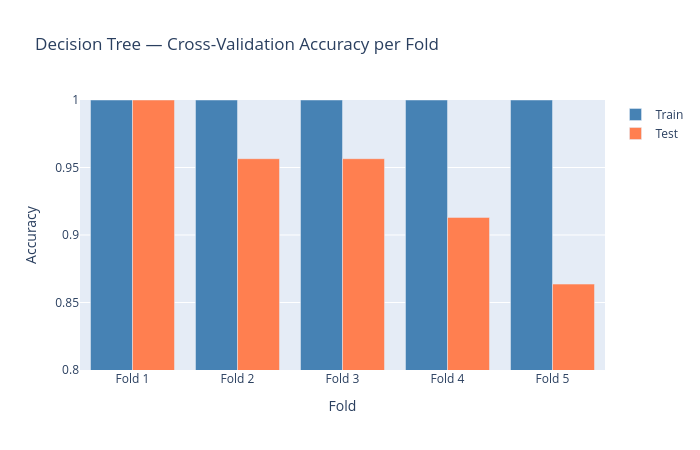
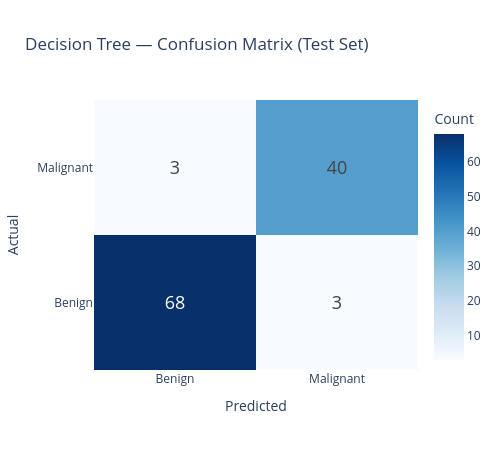

These figures' notebook cell, in order:
### Markdown cell above
## Decision Tree

### Code cell
# Rerun cross-validation to get fold scores for plotting
from sklearn import model_selection, tree

cross_validation_scores = model_selection.cross_validate(
    decision_tree, features_test, target_test,
    cv=5, scoring=["accuracy"], return_train_score=True
)

plot_cross_validation_scores(cross_validation_scores, "Decision Tree").show()
plot_confusion_matrix(target_test, tree_predictions, "Decision Tree").show()

### Figure 1 — Plotly figure (JSON) as saved in the notebook; plotly's stock layout.template omitted (floating-point values rounded to 4 significant figures)
{"data": [{"marker": {"color": "steelblue"}, "name": "Train", "type": "bar", "x": ["Fold 1", "Fold 2", "Fold 3", "Fold 4", "Fold 5"], "y": [1.0, 1.0, 1.0, 1.0, 1.0]}, {"marker": {"color": "coral"}, "name": "Test", "type": "bar", "x": ["Fold 1", "Fold 2", "Fold 3", "Fold 4", "Fold 5"], "y": [1.0, 0.9565, 0.9565, 0.913, 0.8636]}], "layout": {"barmode": "group", "height": 450, "hovermode": "x unified", "title": {"text": "Decision Tree — Cross-Validation Accuracy per Fold"}, "width": 700, "xaxis": {"title": {"text": "Fold"}}, "yaxis": {"range": [0.8, 1], "title": {"text": "Accuracy"}}}}

### Figure 2 — Plotly figure (JSON) as saved in the notebook; plotly's stock layout.template omitted (floating-point values rounded to 4 significant figures)
{"data": [{"colorbar": {"title": {"text": "Count"}}, "colorscale": [[0, "rgb(247,251,255)"], [0.125, "rgb(222,235,247)"], [0.25, "rgb(198,219,239)"], [0.375, "rgb(158,202,225)"], [0.5, "rgb(107,174,214)"], [0.625, "rgb(66,146,198)"], [0.75, "rgb(33,113,181)"], [0.875, "rgb(8,81,156)"], [1, "rgb(8,48,107)"]], "text": [[68, 3], [3, 40]], "textfont": {"size": 18}, "texttemplate": "%{text}", "type": "heatmap", "x": ["Benign", "Malignant"], "y": ["Benign", "Malignant"], "z": [[68, 3], [3, 40]]}], "layout": {"height": 450, "title": {"text": "Decision Tree — Confusion Matrix (Test Set)"}, "width": 500, "xaxis": {"title": {"text": "Predicted"}}, "yaxis": {"title": {"text": "Actual"}}}}
